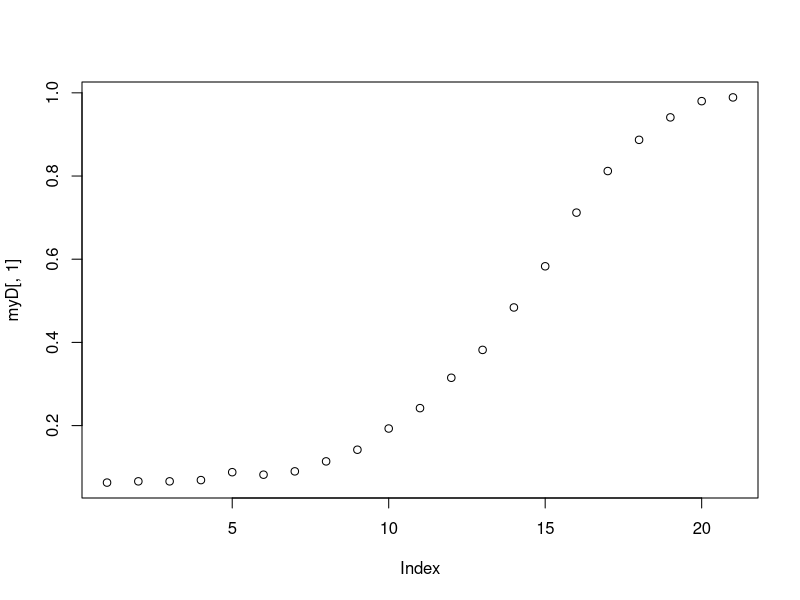
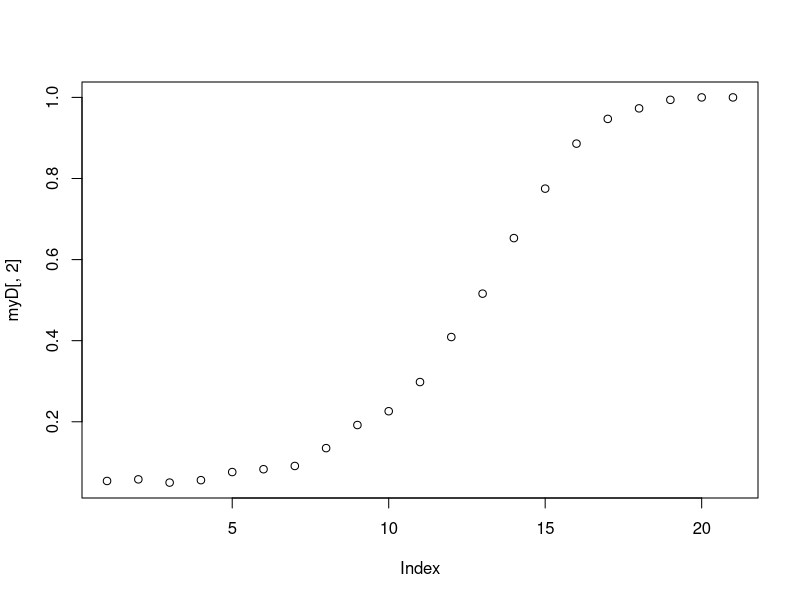
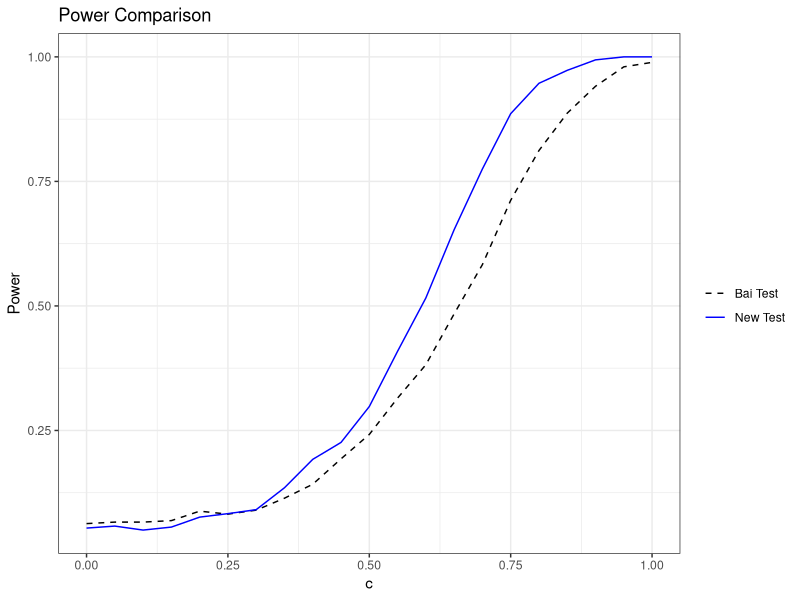

Write R code to recreate these figures, in order.
library(ggplot2)
library(grid)
myD=read.csv("HDPower2.csv")
plot(myD[,1])
plot(myD[,2])
myD$c=seq(0,1,0.05)
myPowerFigure=ggplot(myD)+
    geom_line(aes(x=c,y=bai,colour="Bai Test",linetype="Bai Test"))+
    geom_line(mapping=aes(x=c,y=new,colour="New Test",linetype="New Test"))+
    scale_colour_manual(name="",values=c("Bai Test"="black","New Test"="blue"))+
    scale_linetype_manual(name="",values=c("Bai Test"="dashed","New Test"="solid"))+
    labs(title="Power Comparison",x="c",y="Power")+
    theme_bw()
pdf("../figure/myPowerFigure.pdf",width=4.5,height=3.3)
print(myPowerFigure)
dev.off()
